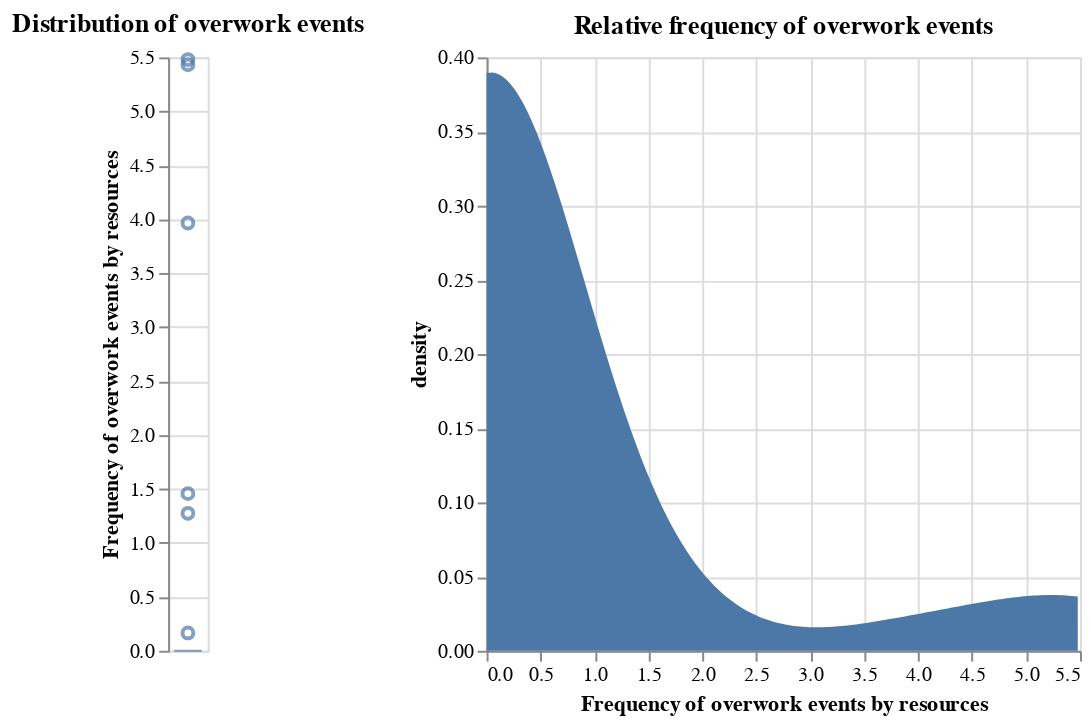

Notebook cell for this chart:
### Code cell
alt.hconcat(
    alt.Chart(
        data=df_gb_events, 
        title='Distribution of overwork events'
    ).mark_boxplot().encode(
        y=alt.Y('freq_ow_events:Q')
            .title('Frequency of overwork events by resources')
    ),
    alt.Chart(
        data=df_gb_events,
        title='Relative frequency of overwork events'
    ).transform_density(
        'freq_ow_events',
        as_=['freq_ow_events', 'density']
    ).mark_area().encode(
        x=alt.X('freq_ow_events:Q')
            .title('Frequency of overwork events by resources'),
        y='density:Q'
    )
)

### Figure 1 — Vega-Lite specification as saved in the notebook (floating-point values rounded to 4 significant figures)
{"config": {"view": {"continuousWidth": 300, "continuousHeight": 300}}, "hconcat": [{"mark": {"type": "boxplot"}, "encoding": {"y": {"field": "freq_ow_events", "title": "Frequency of overwork events by resources", "type": "quantitative"}}, "title": "Distribution of overwork events"}, {"mark": {"type": "area"}, "encoding": {"x": {"field": "freq_ow_events", "title": "Frequency of overwork events by resources", "type": "quantitative"}, "y": {"field": "density", "type": "quantitative"}}, "title": "Relative frequency of overwork events", "transform": [{"density": "freq_ow_events", "as": ["freq_ow_events", "density"]}]}], "data": {"name": "data-0bc53b0344623ca5335bd22f0e71b722"}, "$schema": "https://vega.github.io/schema/vega-lite/v5.16.3.json", "datasets": {"data-0bc53b0344623ca5335bd22f0e71b722": [{"resource": "010-21-01", "num_ow_events": 4, "num_events": 73, "freq_ow_events": 5.479, "num_cases": 47}, {"resource": "010-23-02", "num_ow_events": 9, "num_events": 227, "freq_ow_events": 3.965, "num_cases": 73}, {"resource": "010-23-04", "num_ow_events": 0, "num_events": 12, "freq_ow_events": 0.0, "num_cases": 6}, {"resource": "010-23-06", "num_ow_events": 0, "num_events": 182, "freq_ow_events": 0.0, "num_cases": 54}, {"resource": "010-23-07", "num_ow_events": 0, "num_events": 197, "freq_ow_events": 0.0, "num_cases": 65}, {"resource": "010-23-11", "num_ow_events": 0, "num_events": 54, "freq_ow_events": 0.0, "num_cases": 21}, {"resource": "010-23-13", "num_ow_events": 1, "num_events": 604, "freq_ow_events": 0.1656, "num_cases": 236}, {"resource": "010-24-01", "num_ow_events": 0, "num_events": 345, "freq_ow_events": 0.0, "num_cases": 61}, {"resource": "010-24-02", "num_ow_events": 0, "num_events": 143, "freq_ow_events": 0.0, "num_cases": 34}, {"resource": "010-24-04", "num_ow_events": 0, "num_events": 110, "freq_ow_events": 0.0, "num_cases": 30}, {"resource": "010-24-11", "num_ow_events": 0, "num_events": 14, "freq_ow_events": 0.0, "num_cases": 8}, {"resource": "010-24-12", "num_ow_events": 0, "num_events": 43, "freq_ow_events": 0.0, "num_cases": 7}, {"resource": "010-24-13", "num_ow_events": 0, "num_events": 66, "freq_ow_events": 0.0, "num_cases": 30}, {"resource": "010-24-17", "num_ow_events": 2, "num_events": 157, "freq_ow_events": 1.274, "num_cases": 35}, {"resource": "010-24-23", "num_ow_events": 3, "num_events": 206, "freq_ow_events": 1.456, "num_cases": 42}, {"resource": "010-24-26", "num_ow_events": 29, "num_events": 534, "freq_ow_events": 5.431, "num_cases": 208}, {"resource": "010-25-01", "num_ow_events": 0, "num_events": 44, "freq_ow_events": 0.0, "num_cases": 20}, {"resource": "010-25-06", "num_ow_events": 0, "num_events": 15, "freq_ow_events": 0.0, "num_cases": 5}, {"resource": "010-25-07", "num_ow_events": 0, "num_events": 129, "freq_ow_events": 0.0, "num_cases": 40}, {"resource": "010-30-01", "num_ow_events": 0, "num_events": 58, "freq_ow_events": 0.0, "num_cases": 37}, {"resource": "010-5-02", "num_ow_events": 0, "num_events": 7, "freq_ow_events": 0.0, "num_cases": 6}, {"resource": "010-6-02", "num_ow_events": 0, "num_events": 7, "freq_ow_events": 0.0, "num_cases": 5}, {"resource": "010-6-05", "num_ow_events": 0, "num_events": 21, "freq_ow_events": 0.0, "num_cases": 11}, {"resource": "010-7-01", "num_ow_events": 0, "num_events": 11, "freq_ow_events": 0.0, "num_cases": 5}, {"resource": "010-7-03", "num_ow_events": 0, "num_events": 11, "freq_ow_events": 0.0, "num_cases": 6}, {"resource": "010-7-04", "num_ow_events": 0, "num_events": 16, "freq_ow_events": 0.0, "num_cases": 6}, {"resource": "010-8-1", "num_ow_events": 0, "num_events": 32, "freq_ow_events": 0.0, "num_cases": 9}, {"resource": "010-9-1", "num_ow_events": 0, "num_events": 21, "freq_ow_events": 0.0, "num_cases": 13}]}}
